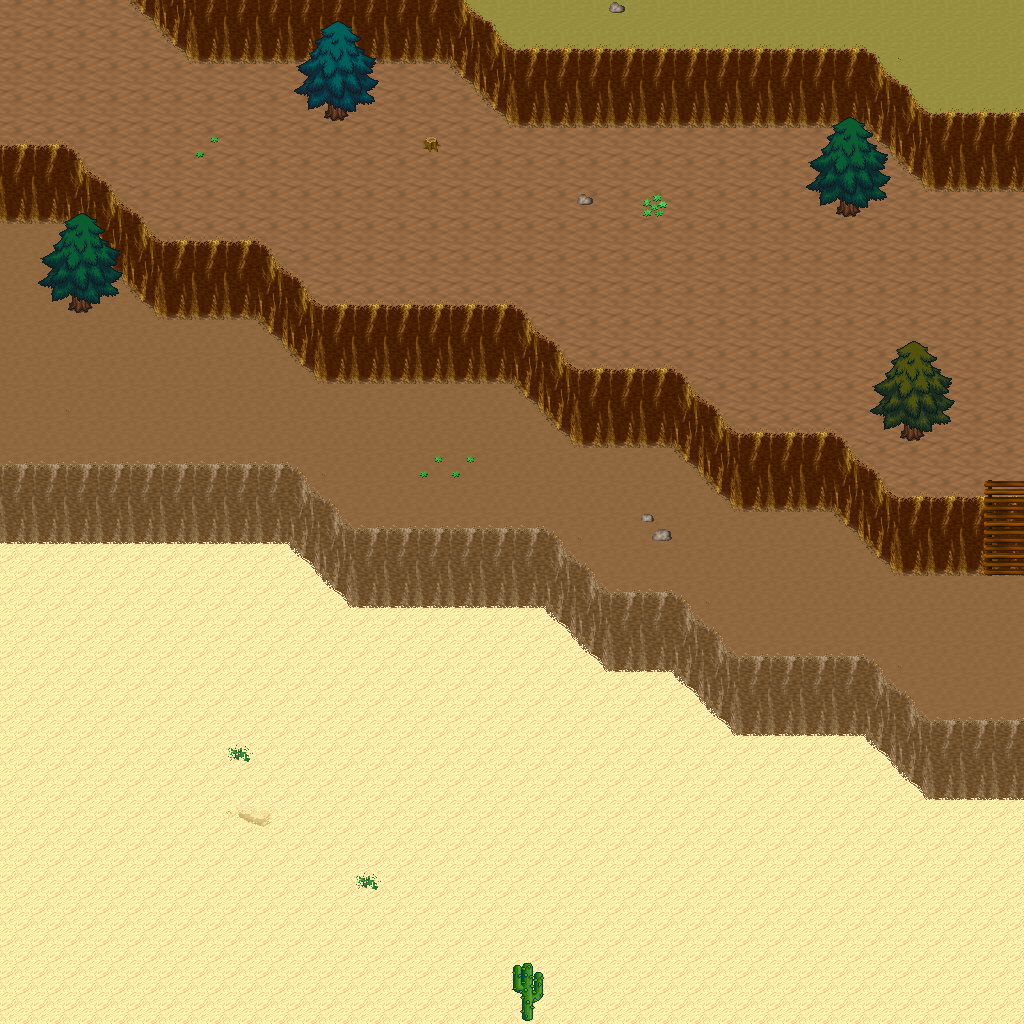

A level layout from a 2D game, rendered from its tile map. Below: a short description, then the map file with tile-grid data replaced by summaries:
An orthogonal 32x32 tile map with 32x32 px tiles, 5 tile layers (Ground, Objects, Objects2, Above, ...), 1 hidden layer not drawn, 15 tilesets.

<map version="1.10" tiledversion="1.11.0" orientation="orthogonal" renderorder="right-down" width="32" height="32" tilewidth="32" tileheight="32" infinite="0" nextlayerid="11" nextobjectid="1">
 <tileset firstgid="1" name="logic_collision" tilewidth="32" tileheight="32" tilecount="1" columns="1">
  <image source="../drawable/logic_collision.png" width="32" height="32" />
 </tileset>
 <tileset firstgid="2" name="ground_ground" tilewidth="32" tileheight="32" tilecount="33" columns="3">
  <image source="../drawable/ground_ground.png" width="96" height="352" />
 </tileset>
 <tileset firstgid="35" name="ground_ridge_earth_pale" tilewidth="32" tileheight="32" tilecount="96" columns="12">
  <image source="../drawable/ground_ridge_earth_pale.png" width="384" height="256" />
 </tileset>
 <tileset firstgid="131" name="ground_ridge_earth_dark" tilewidth="32" tileheight="32" tilecount="96" columns="12">
  <image source="../drawable/ground_ridge_earth_dark.png" width="384" height="256" />
 </tileset>
 <tileset firstgid="227" name="terrain_desert" tilewidth="32" tileheight="32" tilecount="88" columns="8">
  <image source="../drawable/terrain_desert.png" width="256" height="352" />
 </tileset>
 <tileset firstgid="315" name="ground_ladder_vertical_dark" tilewidth="32" tileheight="32" tilecount="3" columns="3">
  <image source="../drawable/ground_ladder_vertical_dark.png" width="96" height="32" />
 </tileset>
 <tileset firstgid="318" name="plant_tree_evergreen" tilewidth="32" tileheight="32" tilecount="36" columns="3">
  <image source="../drawable/plant_tree_evergreen.png" width="96" height="384" />
 </tileset>
 <tileset firstgid="354" name="plant_cactus" tilewidth="32" tileheight="32" tilecount="2" columns="1">
  <image source="../drawable/plant_cactus.png" width="32" height="64" />
 </tileset>
 <tileset firstgid="356" name="plant_cactus_2" tilewidth="32" tileheight="32" tilecount="10" columns="5">
  <image source="../drawable/plant_cactus_2.png" width="160" height="64" />
 </tileset>
 <tileset firstgid="366" name="ground_sand_2" tilewidth="32" tileheight="32" tilecount="15" columns="5">
  <image source="../drawable/ground_sand_2.png" width="160" height="96" />
 </tileset>
 <tileset firstgid="381" name="plant_tree_tree_darkgreen" tilewidth="32" tileheight="32" tilecount="88" columns="8">
  <image source="../drawable/plant_tree_tree_darkgreen.png" width="256" height="352" />
 </tileset>
 <tileset firstgid="469" name="ground_rock_pebbles" tilewidth="32" tileheight="32" tilecount="3" columns="1">
  <image source="../drawable/ground_rock_pebbles.png" width="32" height="96" />
 </tileset>
 <tileset firstgid="472" name="plant_star_shaped_plants" tilewidth="32" tileheight="32" tilecount="6" columns="2">
  <image source="../drawable/plant_star_shaped_plants.png" width="64" height="96" />
 </tileset>
 <tileset firstgid="478" name="plant_stump_small_stump" tilewidth="32" tileheight="32" tilecount="4" columns="2">
  <image source="../drawable/plant_stump_small_stump.png" width="64" height="64" />
 </tileset>
 <tileset firstgid="482" name="plant_round_cactuses" tilewidth="32" tileheight="32" tilecount="20" columns="10">
  <image source="../drawable/plant_round_cactuses.png" width="320" height="64" />
 </tileset>
 <layer id="1" name="Ground" width="32" height="32">
  <data>[1024 cells, 1024 non-empty, 7 distinct tile ids]</data>
 </layer>
 <layer id="2" name="Objects" width="32" height="32">
  <data>[1024 cells, 311 non-empty, 25 distinct tile ids]</data>
 </layer>
 <layer id="3" name="Objects2" width="32" height="32">
  <data>[1024 cells, 6 non-empty, 2 distinct tile ids]</data>
 </layer>
 <layer id="4" name="Above" width="32" height="32">
  <data>[1024 cells, 39 non-empty, 29 distinct tile ids]</data>
 </layer>
 <layer id="5" name="Above2" width="32" height="32">
  <data>[1024 cells, 0 non-empty, 0 distinct tile ids]</data>
 </layer>
 <layer id="6" name="Walkable" width="32" height="32" visible="0">
  <data>[1024 cells, 185 non-empty, 1 distinct tile ids]</data>
 </layer>
 <objectgroup id="7" name="Mapevents" />
 <objectgroup id="8" name="Spawn" />
 <objectgroup id="9" name="Keys" />
 <objectgroup id="10" name="Replace" />
</map>
